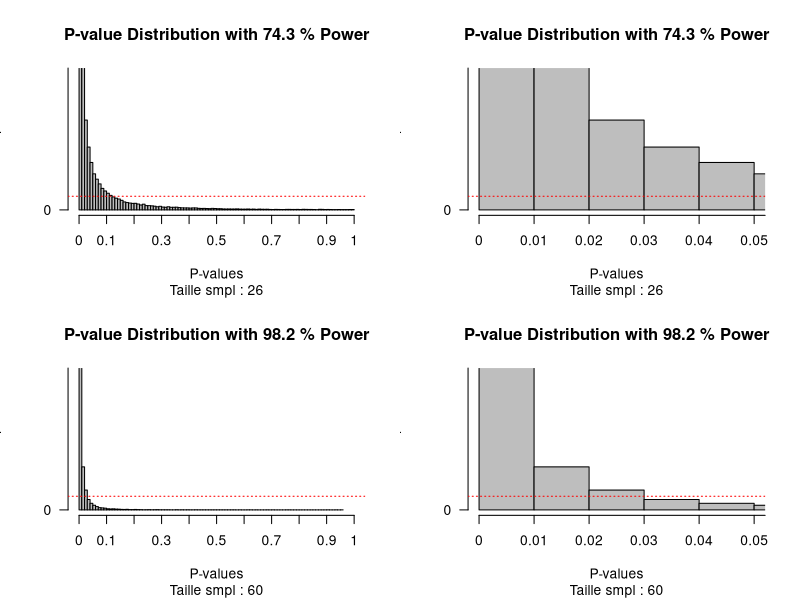
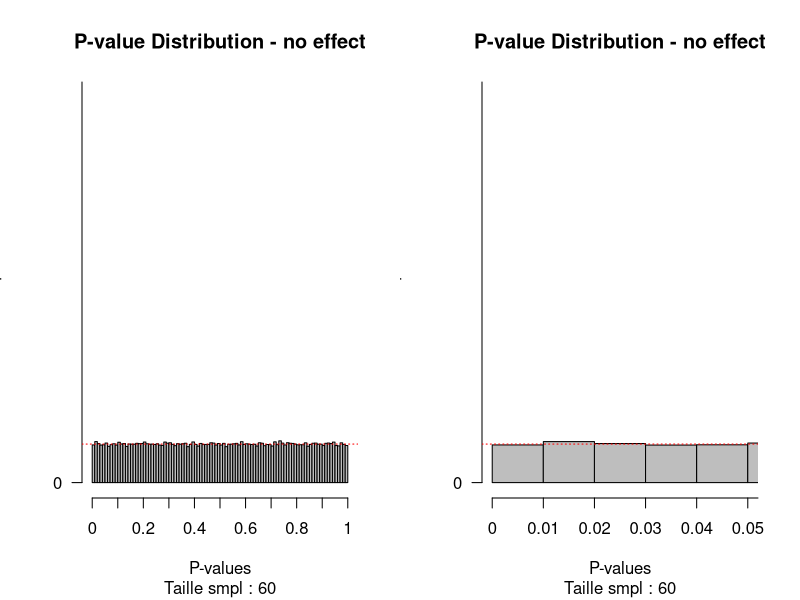
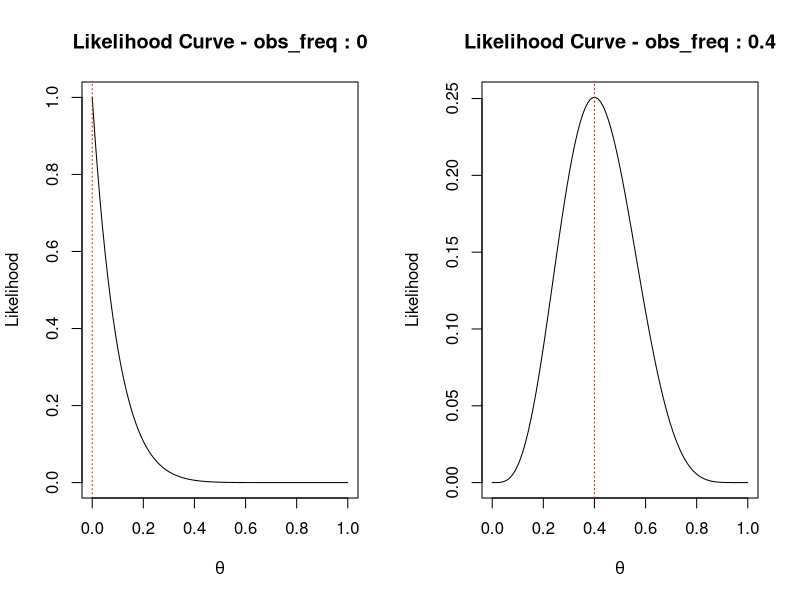
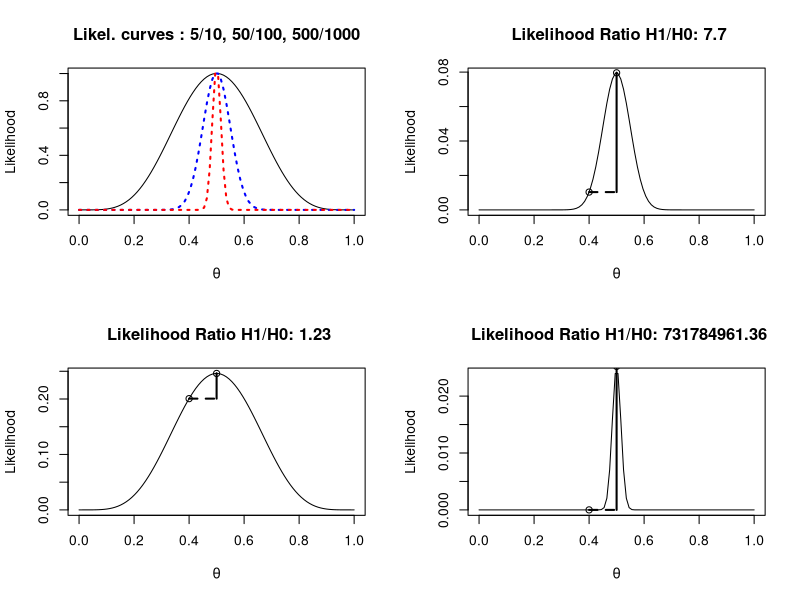
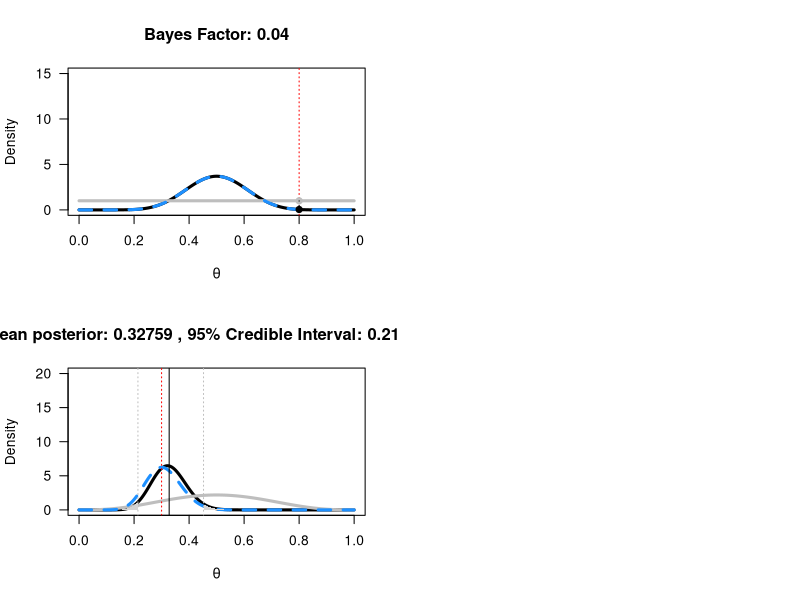

R code for these plots, in order:
## ---- chunk 1
knitr::opts_chunk$set(echo = FALSE)
## ---- chunk 2

rm(list=ls())

#Load pwr package to easily calculate the statistical power
if(!require(pwr)){install.packages('pwr')}
library(pwr)
#Disable scientific notation (1.05e10)
options(scipen=999)
#Set number of simulations
nSims <- 100000 #number of simulated experiments

# Illustration 1 : effet hausse power (taille sample)

M<-108 #Mean IQ score in the sample (will be compared with 100 in a one-sample t-test)
n1<-26 #set sample size
n2<-60 #set sample size
SD<-15 #SD of the simulated data
#With a mean difference of 6, and SD of 15, and a sample size of 26, the test has 50% power)
  
p1 <-numeric(nSims) #set up empty variable to store all simulated p-values
p2 <-numeric(nSims) #set up empty variable to store all simulated p-values
bars<-100
#Run simulation
for(i in 1:nSims){ #for each simulated experiment
  x1<-rnorm(n = n1, mean = M, sd = SD) #Simulate data with specified mean, standard deviation, and sample size
  x2<-rnorm(n = n2, mean = M, sd = SD) #Simulate data with specified mean, standard deviation, and sample size
  z1<-t.test(x1, mu=100) #perform the t-test against mu (set to value you want to test against)
  z2<-t.test(x2, mu=100) #perform the t-test against mu (set to value you want to test against)
  p1[i]<-z1$p.value #get the p-value and store it
  p2[i]<-z2$p.value #get the p-value and store it
}

#Check power by summing significant p-values and dividing by number of simulations
(sum(p1 < 0.05)/nSims) #power
(sum(p2 < 0.05)/nSims) #power
#Calculate power formally by power analysis
power1<-pwr.t.test(d=(M-100)/SD, n=n1,sig.level=0.05,type="one.sample",alternative="two.sided")$power #determines M when power > 0. When power = 0, will set  M = 100.
power2<-pwr.t.test(d=(M-100)/SD, n=n2,sig.level=0.05,type="one.sample",alternative="two.sided")$power

#Plot figure
#png(file="P-valueDist.png",width=4000,height=3000, , units = "px", res = 500)
# op <- par(mar = c(5,7,4,4)) #change white-space around graph
par(mfcol=c(2,2))
hist(p1, breaks=bars, xlab="P-values", ylab="number of p-values\n", axes=FALSE,
     main=paste("P-value Distribution with",round(power1*100, digits=1),"% Power"),  
     sub=paste0("Taille smpl : ", n1),
     col="grey", xlim=c(0,1),  ylim=c(0, 10000))
axis(side=1, at=seq(0,1, 0.1), labels=seq(0,1,0.1))
axis(side=2, at=seq(0,nSims, nSims/4), labels=seq(0,nSims, nSims/4), las=2)
abline(h=nSims/bars, col = "red", lty=3)
hist(p2, breaks=bars, xlab="P-values", ylab="number of p-values\n", axes=FALSE,
     main=paste("P-value Distribution with",round(power2*100, digits=1),"% Power"),  
     sub=paste0("Taille smpl : ", n2),
     col="grey", xlim=c(0,1),  ylim=c(0, 10000))
axis(side=1, at=seq(0,1, 0.1), labels=seq(0,1,0.1))
axis(side=2, at=seq(0,nSims, nSims/4), labels=seq(0,nSims, nSims/4), las=2)
abline(h=nSims/bars, col = "red", lty=3)
hist(p1, breaks=bars, xlab="P-values", ylab="number of p-values\n", axes=FALSE,
     main=paste("P-value Distribution with",round(power1*100, digits=1),"% Power"),  
     sub=paste0("Taille smpl : ", n1),
     col="grey", xlim=c(0,0.05),  ylim=c(0, 10000))
axis(side=1, at=seq(0,1, 0.01), labels=seq(0,1,0.01))
axis(side=2, at=seq(0,nSims, nSims/4), labels=seq(0,nSims, nSims/4), las=2)
abline(h=nSims/bars, col = "red", lty=3)
hist(p2, breaks=bars, xlab="P-values", ylab="number of p-values\n", axes=FALSE,
     main=paste("P-value Distribution with",round(power2*100, digits=1),"% Power"),  
     sub=paste0("Taille smpl : ", n2),
     col="grey", xlim=c(0,0.05),  ylim=c(0, 10000))
axis(side=1, at=seq(0,1, 0.01), labels=seq(0,1,0.01))
axis(side=2, at=seq(0,nSims, nSims/4), labels=seq(0,nSims, nSims/4), las=2)
abline(h=nSims/bars, col = "red", lty=3)
#dev.off()

#S Daniel Lakens, 2016. 
# This work is licensed under a Creative Commons Attribution-NonCommercial-ShareAlike 4.0 International License. https://creativecommons.org/licenses/by-nc-sa/4.0/


# Illustration 2 : cas sans effet

M<-100 #Mean IQ score in the sample (will be compared with 100 in a one-sample t-test)
n1<-60 #set sample size
# n2<-50 #set sample size
SD<-15 #SD of the simulated data
#With a mean difference of 6, and SD of 15, and a sample size of 26, the test has 50% power)
  
p1 <-numeric(nSims) #set up empty variable to store all simulated p-values
# p2 <-numeric(nSims) #set up empty variable to store all simulated p-values
bars<-100
#Run simulation
for(i in 1:nSims){ #for each simulated experiment
  x1<-rnorm(n = n1, mean = M, sd = SD) #Simulate data with specified mean, standard deviation, and sample size
  # x2<-rnorm(n = n2, mean = M, sd = SD) #Simulate data with specified mean, standard deviation, and sample size
  z1<-t.test(x1, mu=100) #perform the t-test against mu (set to value you want to test against)
  # z2<-t.test(x2, mu=100) #perform the t-test against mu (set to value you want to test against)
  p1[i]<-z1$p.value #get the p-value and store it
  # p2[i]<-z2$p.value #get the p-value and store it
}

#Check power by summing significant p-values and dividing by number of simulations
(sum(p1 < 0.05)/nSims) #power
# (sum(p2 < 0.05)/nSims) #power
#Calculate power formally by power analysis
power1<-pwr.t.test(d=(M-100)/SD, n=n1,sig.level=0.05,type="one.sample",alternative="two.sided")$power #determines M when power > 0. When power = 0, will set  M = 100.
# power2<-pwr.t.test(d=(M-100)/SD, n=n2,sig.level=0.05,type="one.sample",alternative="two.sided")$power

#Plot figure
#png(file="P-valueDist.png",width=4000,height=3000, , units = "px", res = 500)
# op <- par(mar = c(5,7,4,4)) #change white-space around graph
par(mfcol=c(1,2))
hist(p1, breaks=bars, xlab="P-values", ylab="number of p-values\n", axes=FALSE,
     main=paste("P-value Distribution - no effect"),  
     sub=paste0("Taille smpl : ", n1),
     col="grey", xlim=c(0,1),  ylim=c(0, 10000))
axis(side=1, at=seq(0,1, 0.1), labels=seq(0,1,0.1))
axis(side=2, at=seq(0,nSims, nSims/4), labels=seq(0,nSims, nSims/4), las=2)
abline(h=nSims/bars, col = "red", lty=3)
hist(p1, breaks=bars, xlab="P-values", ylab="number of p-values\n", axes=FALSE,
     main=paste("P-value Distribution - no effect"),  
     sub=paste0("Taille smpl : ", n1),
     col="grey", xlim=c(0,0.05),  ylim=c(0, 10000))
axis(side=1, at=seq(0,1, 0.01), labels=seq(0,1,0.01))
axis(side=2, at=seq(0,nSims, nSims/4), labels=seq(0,nSims, nSims/4), las=2)
abline(h=nSims/bars, col = "red", lty=3)

## ---- chunk 3

# 1. Likelihood curves ----

par(mfcol=c(1,2))
n<-10 #set total trials
x<-0 #set successes
theta<- seq(0,1,len=100) #create theta variable, from 0 to 1
like <- dbinom(x,n,theta) #create likelihood function
plot(theta,like,type='l',xlab=expression(theta), ylab='Likelihood', main=paste0("Likelihood Curve - obs_freq : ", round(x/n, 2)))
abline(v = x/n, col="red", lty=3)

n<-10 #set total trials
x<-4 #set successes
theta<- seq(0,1,len=100) #create theta variable, from 0 to 1
like <- dbinom(x,n,theta) #create likelihood function
plot(theta,like,type='l',xlab=expression(theta), ylab='Likelihood', main=paste0("Likelihood Curve - obs_freq : ", round(x/n, 2)))
abline(v = x/n, col="red", lty=3)

# 2. Calculate the likelihood ratio----

n<-c(10, 100, 1000) #set total trials
x<-c(5, 50, 500) #set successes
H0 <- 4/10 #specify one hypothesis you want to compare with the likihood ratio
H1 <- 5/10 #specify another hypothesis you want to compare with the likihood ratio (you can use 1/20, or 0.05)
# dbinom(x,n,H0)/dbinom(x,n,H1) #Returns the likelihood ratio of H0 over H1
# dbinom(x,n,H1)/dbinom(x,n,H0) #Returns the likelihood ratio of H1 over H0
theta<- seq(0,1,len=100) #create theta variable, from 0 to 1

par(mfcol=c(2,2))
like<-list()
for (i in 1:3){
like[[i]] <- dbinom(x[i],n[i],theta)
}

plot(theta,like[[1]]/max(like[[1]]),type='l',xlab=expression(theta), ylab='Likelihood')
lines(theta,like[[2]]/max(like[[2]]),type='l',lwd=2, col="blue", lty=3)
lines(theta,like[[3]]/max(like[[3]]),type='l',lwd=2, col="red", lty=3)
title('Likel. curves : 5/10, 50/100, 500/1000')

for (i in 1:3){
plot(theta,like[[i]],type='l',xlab=expression(theta), ylab='Likelihood')  
points(H0,dbinom(x[i],n[i],H0))
points(H1,dbinom(x[i],n[i],H1))
segments(H0, dbinom(x[i],n[i],H0), x[i]/n[i], dbinom(x[i],n[i],H0), lty=2, lwd=2)
segments(H1, dbinom(x[i],n[i],H1), x[i]/n[i], dbinom(x[i],n[i],H1), lty=2, lwd=2)
segments(x[i]/n[i], dbinom(x[i],n[i],H0), x[i]/n[i], dbinom(x[i],n[i],H1), lwd=2)
title(paste(" Likelihood Ratio H1/H0:",round(dbinom(x[i],n[i],H1)/dbinom(x[i],n[i],H0),digits=2)))
}


## ---- chunk 4

### Bayes factor

H0<-0.8 #Set the point null hypothesis you want to calculate the Bayes Factor for
n<-20 #set total trials
x<-10 #set successes
aprior<-1 #Set the alpha for the Beta distribution for the prior
bprior<-1 #Set the beta for the Beta distribution for the prior

alikelihood<-x+1 #Calculate the alpha for the Beta distribution for the likelihood
blikelihood<-n-x+1 #Calculate the beta for the Beta distribution for the likelihood
aposterior<-aprior+alikelihood-1 #Calculate the alpha for the Beta distribution for the posterior
bposterior<-bprior+blikelihood-1 #Calculate the beta for the Beta distribution for the posterior

theta<-seq(0,1,0.001) #create theta range from 0 to 1
prior <- dbeta(theta, aprior, bprior)
likelihood <- dbeta(theta, alikelihood, blikelihood)
posterior <- dbeta(theta, aposterior, bposterior)
plot(theta, posterior, ylim=c(0, 15), type = "l", lwd = 3, xlab = bquote(theta), ylab = "Density", las = 1)
lines(theta, prior, col="grey", lwd = 3)
lines(theta, likelihood, lty = 2, lwd = 3, col="dodgerblue")
abline(v = H0, lty=3, col="red")
BF10<-dbeta(H0, aposterior, bposterior)/dbeta(H0, aprior, bprior)
points(H0,dbeta(H0, aposterior, bposterior), pch = 19)
points(H0,dbeta(H0, aprior, bprior), pch = 19, col="grey")
segments(H0, dbeta(H0, aposterior, bposterior), H0, dbeta(H0, aprior, bprior), lty=2)
title(paste('Bayes Factor:',round(BF10,digits=2)))

### Posterior mean

n<-50 #set total trials
x<-15 #set successes
aprior<-4 #Set the alpha for the Beta distribution for the prior
bprior<-4 #Set the beta for the Beta distribution for the prior

ymax<-20 #set max y-axis

alikelihood<-x+1 #Calculate the alpha for the Beta distribution for the likelihood
blikelihood<-n-x+1 #Calculate the beta for the Beta distribution for the likelihood
aposterior<-aprior+alikelihood-1 #Calculate the alpha for the Beta distribution for the posterior
bposterior<-bprior+blikelihood-1 #Calculate the beta for the Beta distribution for the posterior

theta<-seq(0,1,0.001) #create theta range from 0 to 1
prior <- dbeta(theta, aprior, bprior) #deterine prior distribution
likelihood <- dbeta(theta, alikelihood, blikelihood) #determine likelihood distribution
posterior <- dbeta(theta, aposterior, bposterior) #determine posterior distribution
plot(theta, posterior, ylim=c(0, ymax), type = "l", lwd = 3, xlab = bquote(theta), ylab = "Density", las = 1) #draw posterior distribution
lines(theta, prior, col="grey", lwd = 3) #draw prior distribution
lines(theta, likelihood, lty = 2, lwd = 3, col="dodgerblue") #draw likelihood distribution
LL<-qbeta(.025,aposterior, bposterior) #calculate lower limit credible interval
UL<-qbeta(.975,aposterior, bposterior) #calculate upper limit credible interval
abline(v = aposterior/(aposterior+bposterior)) #draw line mean
abline(v = LL, col="grey",lty=3) #draw line lower limit
abline(v = UL, col="grey",lty=3) #draw line upper limit
abline(v = x/n, col="red",lty=3) #freq frequentist
polygon(c(theta[theta<LL],rev(theta[theta<LL])),c(posterior[theta<LL], rep(0,sum(theta<LL))),col="lightgrey",border=NA)
polygon(c(theta[theta>UL],rev(theta[theta>UL])),c(posterior[theta>UL], rep(0,sum(theta>UL))),col="lightgrey",border=NA)
title(paste('Mean posterior:',round((aposterior/(aposterior+bposterior)),digits=5),", 95% Credible Interval:",round(LL,digits=2),";",round(UL,digits=2)))

# if(!require(binom)){install.packages('binom')}
# library(binom)
# rbind(binom.bayes(x, n, type = "central", prior.shape1 = aprior, prior.shape2 = bprior),
#       binom.bayes(x, n, type = "highest", prior.shape1 = aprior, prior.shape2 = bprior))
